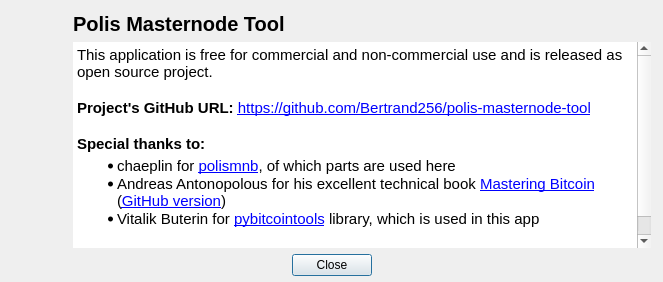
<?xml version="1.0" encoding="UTF-8"?>
<ui version="4.0">
 <class>AboutDlg</class>
 <widget class="QDialog" name="AboutDlg">
  <property name="geometry">
   <rect>
    <x>0</x>
    <y>0</y>
    <width>663</width>
    <height>282</height>
   </rect>
  </property>
  <property name="windowTitle">
   <string>Dialog</string>
  </property>
  <layout class="QVBoxLayout" name="verticalLayout_2">
   <property name="leftMargin">
    <number>6</number>
   </property>
   <property name="topMargin">
    <number>6</number>
   </property>
   <property name="rightMargin">
    <number>6</number>
   </property>
   <property name="bottomMargin">
    <number>6</number>
   </property>
   <item>
    <layout class="QHBoxLayout" name="horizontalLayout_13" stretch="0,5">
     <property name="spacing">
      <number>3</number>
     </property>
     <property name="sizeConstraint">
      <enum>QLayout::SetMinimumSize</enum>
     </property>
     <property name="topMargin">
      <number>0</number>
     </property>
     <item>
      <layout class="QVBoxLayout" name="verticalLayout">
       <item>
        <widget class="QLabel" name="lblImage">
         <property name="sizePolicy">
          <sizepolicy hsizetype="Minimum" vsizetype="Minimum">
           <horstretch>0</horstretch>
           <verstretch>0</verstretch>
          </sizepolicy>
         </property>
         <property name="minimumSize">
          <size>
           <width>64</width>
           <height>64</height>
          </size>
         </property>
         <property name="maximumSize">
          <size>
           <width>64</width>
           <height>64</height>
          </size>
         </property>
         <property name="text">
          <string/>
         </property>
        </widget>
       </item>
       <item>
        <spacer name="verticalSpacer">
         <property name="orientation">
          <enum>Qt::Vertical</enum>
         </property>
         <property name="sizeHint" stdset="0">
          <size>
           <width>20</width>
           <height>40</height>
          </size>
         </property>
        </spacer>
       </item>
      </layout>
     </item>
     <item>
      <widget class="QFrame" name="frame">
       <property name="frameShape">
        <enum>QFrame::NoFrame</enum>
       </property>
       <property name="frameShadow">
        <enum>QFrame::Raised</enum>
       </property>
       <layout class="QVBoxLayout" name="verticalLayout_3">
        <property name="leftMargin">
         <number>0</number>
        </property>
        <property name="topMargin">
         <number>6</number>
        </property>
        <property name="rightMargin">
         <number>6</number>
        </property>
        <property name="bottomMargin">
         <number>0</number>
        </property>
        <item>
         <widget class="QLabel" name="lblAppName">
          <property name="font">
           <font>
            <pointsize>15</pointsize>
            <weight>75</weight>
            <bold>true</bold>
           </font>
          </property>
          <property name="text">
           <string>Polis Masternode Tool</string>
          </property>
         </widget>
        </item>
        <item>
         <widget class="QTextBrowser" name="textAbout">
          <property name="font">
           <font>
            <family>Arial</family>
           </font>
          </property>
          <property name="frameShape">
           <enum>QFrame::NoFrame</enum>
          </property>
          <property name="sizeAdjustPolicy">
           <enum>QAbstractScrollArea::AdjustToContentsOnFirstShow</enum>
          </property>
          <property name="html">
           <string>&lt;!DOCTYPE HTML PUBLIC &quot;-//W3C//DTD HTML 4.0//EN&quot; &quot;http://www.w3.org/TR/REC-html40/strict.dtd&quot;&gt;
&lt;html&gt;&lt;head&gt;&lt;meta name=&quot;qrichtext&quot; content=&quot;1&quot; /&gt;&lt;style type=&quot;text/css&quot;&gt;
p, li { white-space: pre-wrap; }
&lt;/style&gt;&lt;/head&gt;&lt;body style=&quot; font-family:'Arial'; font-size:13pt; font-weight:400; font-style:normal;&quot;&gt;
&lt;p style=&quot; margin-top:0px; margin-bottom:0px; margin-left:0px; margin-right:0px; -qt-block-indent:0; text-indent:0px;&quot;&gt;&lt;span style=&quot; font-size:11pt;&quot;&gt;This application is free for commercial and non-commercial use and is released as open source project.&lt;/span&gt;&lt;/p&gt;
&lt;p style=&quot; margin-top:0px; margin-bottom:0px; margin-left:0px; margin-right:0px; -qt-block-indent:0; text-indent:0px;&quot;&gt;&lt;span style=&quot; font-size:11pt;&quot;&gt; &lt;/span&gt;&lt;/p&gt;
&lt;p style=&quot; margin-top:0px; margin-bottom:0px; margin-left:0px; margin-right:0px; -qt-block-indent:0; text-indent:0px;&quot;&gt;&lt;span style=&quot; font-size:11pt; font-weight:600;&quot;&gt;Project's GitHub URL:&lt;/span&gt;&lt;span style=&quot; font-size:11pt;&quot;&gt; &lt;/span&gt;&lt;a href=&quot;https://github.com/Bertrand256/polis-masternode-tool&quot;&gt;&lt;span style=&quot; font-size:11pt; text-decoration: underline; color:#0000ff;&quot;&gt;https://github.com/Bertrand256/polis-masternode-tool&lt;/span&gt;&lt;/a&gt;&lt;span style=&quot; font-size:11pt;&quot;&gt; &lt;/span&gt;&lt;/p&gt;
&lt;p style=&quot;-qt-paragraph-type:empty; margin-top:0px; margin-bottom:0px; margin-left:0px; margin-right:0px; -qt-block-indent:0; text-indent:0px; font-size:11pt;&quot;&gt;&lt;br /&gt;&lt;/p&gt;
&lt;p style=&quot; margin-top:0px; margin-bottom:0px; margin-left:0px; margin-right:0px; -qt-block-indent:0; text-indent:0px;&quot;&gt;&lt;span style=&quot; font-size:11pt; font-weight:600;&quot;&gt;Special thanks to:&lt;/span&gt;&lt;/p&gt;
&lt;ul style=&quot;margin-top: 0px; margin-bottom: 0px; margin-left: 0px; margin-right: 0px; -qt-list-indent: 1;&quot;&gt;&lt;li style=&quot; font-size:11pt;&quot; style=&quot; margin-top:4px; margin-bottom:0px; margin-left:0px; margin-right:0px; -qt-block-indent:0; text-indent:0px;&quot;&gt;chaeplin for &lt;a href=&quot;https://github.com/chaeplin/polismnb&quot;&gt;&lt;span style=&quot; text-decoration: underline; color:#0000ff;&quot;&gt;polismnb&lt;/span&gt;&lt;/a&gt;, of which parts are used here&lt;/li&gt;
&lt;li style=&quot; font-size:11pt;&quot; style=&quot; margin-top:0px; margin-bottom:0px; margin-left:0px; margin-right:0px; -qt-block-indent:0; text-indent:0px;&quot;&gt;Andreas Antonopolous for his excellent technical book &lt;a href=&quot;http://shop.oreilly.com/product/0636920049524.do&quot;&gt;&lt;span style=&quot; text-decoration: underline; color:#0000ff;&quot;&gt;Mastering Bitcoin&lt;/span&gt;&lt;/a&gt; (&lt;a href=&quot;https://github.com/bitcoinbook/bitcoinbook/tree/develop&quot;&gt;&lt;span style=&quot; text-decoration: underline; color:#0000ff;&quot;&gt;GitHub version&lt;/span&gt;&lt;/a&gt;)&lt;/li&gt;
&lt;li style=&quot; font-size:11pt;&quot; style=&quot; margin-top:0px; margin-bottom:6px; margin-left:0px; margin-right:0px; -qt-block-indent:0; text-indent:0px;&quot;&gt;Vitalik Buterin for &lt;a href=&quot;https://github.com/vbuterin/pybitcointools&quot;&gt;&lt;span style=&quot; text-decoration: underline; color:#0000ff;&quot;&gt;pybitcointools&lt;/span&gt;&lt;/a&gt; library, which is used in this app&lt;/li&gt;&lt;/ul&gt;
&lt;p style=&quot;-qt-paragraph-type:empty; margin-top:0px; margin-bottom:0px; margin-left:0px; margin-right:0px; -qt-block-indent:0; text-indent:0px; font-size:8.25pt;&quot;&gt;&lt;br /&gt;&lt;/p&gt;
&lt;p style=&quot; margin-top:0px; margin-bottom:0px; margin-left:0px; margin-right:0px; -qt-block-indent:0; text-indent:0px;&quot;&gt;&lt;span style=&quot; font-size:11pt; font-weight:600;&quot;&gt;Author:&lt;/span&gt;&lt;span style=&quot; font-size:11pt;&quot;&gt; Bertrand256 (&lt;/span&gt;&lt;a href=&quot;mailto:blogin@protonmail.com&quot;&gt;&lt;span style=&quot; text-decoration: underline; color:#0000ff;&quot;&gt;blogin@protonmail.com&lt;/span&gt;&lt;/a&gt;&lt;span style=&quot; font-size:11pt;&quot;&gt;)&lt;/span&gt;&lt;/p&gt;&lt;/body&gt;&lt;/html&gt;</string>
          </property>
         </widget>
        </item>
       </layout>
      </widget>
     </item>
    </layout>
   </item>
   <item>
    <layout class="QHBoxLayout" name="horizontalLayout">
     <property name="spacing">
      <number>6</number>
     </property>
     <item>
      <spacer name="horizontalSpacer">
       <property name="orientation">
        <enum>Qt::Horizontal</enum>
       </property>
       <property name="sizeHint" stdset="0">
        <size>
         <width>40</width>
         <height>20</height>
        </size>
       </property>
      </spacer>
     </item>
     <item>
      <widget class="QPushButton" name="btnClose">
       <property name="text">
        <string>Close</string>
       </property>
      </widget>
     </item>
     <item>
      <spacer name="horizontalSpacer_2">
       <property name="orientation">
        <enum>Qt::Horizontal</enum>
       </property>
       <property name="sizeHint" stdset="0">
        <size>
         <width>40</width>
         <height>20</height>
        </size>
       </property>
      </spacer>
     </item>
    </layout>
   </item>
  </layout>
 </widget>
 <resources/>
 <connections/>
</ui>
